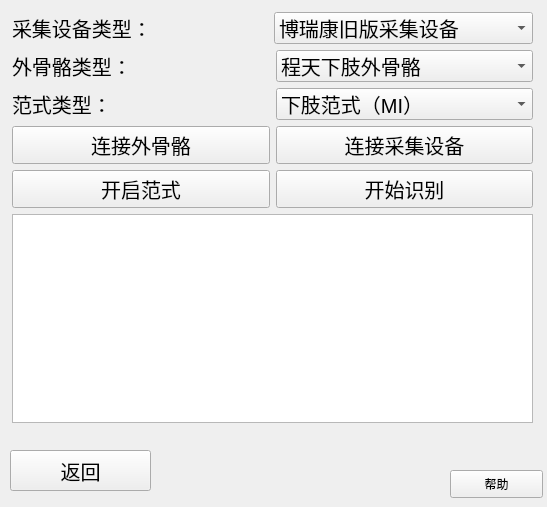
<?xml version="1.0" encoding="UTF-8"?>
<ui version="4.0">
 <class>online_Form</class>
 <widget class="QWidget" name="online_Form">
  <property name="geometry">
   <rect>
    <x>0</x>
    <y>0</y>
    <width>547</width>
    <height>507</height>
   </rect>
  </property>
  <property name="windowTitle">
   <string>Form</string>
  </property>
  <widget class="QPushButton" name="pushButton_back">
   <property name="geometry">
    <rect>
     <x>10</x>
     <y>450</y>
     <width>141</width>
     <height>41</height>
    </rect>
   </property>
   <property name="font">
    <font>
     <pointsize>15</pointsize>
    </font>
   </property>
   <property name="text">
    <string>返回</string>
   </property>
  </widget>
  <widget class="QPushButton" name="pushButton_help">
   <property name="geometry">
    <rect>
     <x>450</x>
     <y>470</y>
     <width>93</width>
     <height>28</height>
    </rect>
   </property>
   <property name="text">
    <string>帮助</string>
   </property>
  </widget>
  <widget class="QWidget" name="layoutWidget">
   <property name="geometry">
    <rect>
     <x>12</x>
     <y>12</y>
     <width>521</width>
     <height>411</height>
    </rect>
   </property>
   <layout class="QVBoxLayout" name="verticalLayout_3">
    <item>
     <layout class="QVBoxLayout" name="verticalLayout_2">
      <item>
       <layout class="QVBoxLayout" name="verticalLayout">
        <item>
         <layout class="QHBoxLayout" name="horizontalLayout_2">
          <item>
           <widget class="QLabel" name="label_gettype">
            <property name="font">
             <font>
              <pointsize>15</pointsize>
             </font>
            </property>
            <property name="text">
             <string>采集设备类型：</string>
            </property>
           </widget>
          </item>
          <item>
           <widget class="QComboBox" name="comboBox_gettype">
            <property name="font">
             <font>
              <pointsize>15</pointsize>
             </font>
            </property>
            <item>
             <property name="text">
              <string>博瑞康旧版采集设备</string>
             </property>
            </item>
            <item>
             <property name="text">
              <string>博瑞康W4多模态采集设备</string>
             </property>
            </item>
            <item>
             <property name="text">
              <string>TGAM采集设备</string>
             </property>
            </item>
           </widget>
          </item>
         </layout>
        </item>
        <item>
         <layout class="QHBoxLayout" name="horizontalLayout">
          <item>
           <widget class="QLabel" name="label_robot_model">
            <property name="font">
             <font>
              <pointsize>15</pointsize>
             </font>
            </property>
            <property name="text">
             <string>外骨骼类型：</string>
            </property>
           </widget>
          </item>
          <item>
           <widget class="QComboBox" name="comboBox_robot_model">
            <property name="font">
             <font>
              <pointsize>15</pointsize>
             </font>
            </property>
            <item>
             <property name="text">
              <string>程天下肢外骨骼</string>
             </property>
            </item>
            <item>
             <property name="text">
              <string>傅里叶下肢外骨骼</string>
             </property>
            </item>
            <item>
             <property name="text">
              <string>傅里叶上肢康复平台</string>
             </property>
            </item>
           </widget>
          </item>
         </layout>
        </item>
       </layout>
      </item>
      <item>
       <layout class="QHBoxLayout" name="horizontalLayout_3">
        <item>
         <widget class="QLabel" name="label_paradigm_model">
          <property name="font">
           <font>
            <pointsize>15</pointsize>
           </font>
          </property>
          <property name="text">
           <string>范式类型：</string>
          </property>
         </widget>
        </item>
        <item>
         <widget class="QComboBox" name="comboBox_paradigm_model">
          <property name="font">
           <font>
            <pointsize>15</pointsize>
           </font>
          </property>
          <item>
           <property name="text">
            <string>下肢范式（MI）</string>
           </property>
          </item>
          <item>
           <property name="text">
            <string>上肢范式（MI）</string>
           </property>
          </item>
          <item>
           <property name="text">
            <string>SSVEP</string>
           </property>
          </item>
          <item>
           <property name="text">
            <string>注意力范式</string>
           </property>
          </item>
         </widget>
        </item>
       </layout>
      </item>
     </layout>
    </item>
    <item>
     <layout class="QGridLayout" name="gridLayout">
      <item row="0" column="0">
       <widget class="QPushButton" name="pushButton_connect_robot">
        <property name="font">
         <font>
          <pointsize>15</pointsize>
         </font>
        </property>
        <property name="text">
         <string>连接外骨骼</string>
        </property>
       </widget>
      </item>
      <item row="0" column="1">
       <widget class="QPushButton" name="pushButton_connect_get">
        <property name="font">
         <font>
          <pointsize>15</pointsize>
         </font>
        </property>
        <property name="text">
         <string>连接采集设备</string>
        </property>
       </widget>
      </item>
      <item row="1" column="0">
       <widget class="QPushButton" name="pushButton_open_paradigm">
        <property name="font">
         <font>
          <pointsize>15</pointsize>
         </font>
        </property>
        <property name="text">
         <string>开启范式</string>
        </property>
       </widget>
      </item>
      <item row="1" column="1">
       <widget class="QPushButton" name="pushButton_start_identify">
        <property name="font">
         <font>
          <pointsize>15</pointsize>
         </font>
        </property>
        <property name="text">
         <string>开始识别</string>
        </property>
       </widget>
      </item>
      <item row="2" column="0" colspan="2">
       <widget class="QTextEdit" name="textEdit_order"/>
      </item>
     </layout>
    </item>
   </layout>
  </widget>
 </widget>
 <resources/>
 <connections>
  <connection>
   <sender>pushButton_back</sender>
   <signal>clicked()</signal>
   <receiver>online_Form</receiver>
   <slot>close()</slot>
   <hints>
    <hint type="sourcelabel">
     <x>114</x>
     <y>473</y>
    </hint>
    <hint type="destinationlabel">
     <x>208</x>
     <y>474</y>
    </hint>
   </hints>
  </connection>
 </connections>
</ui>
